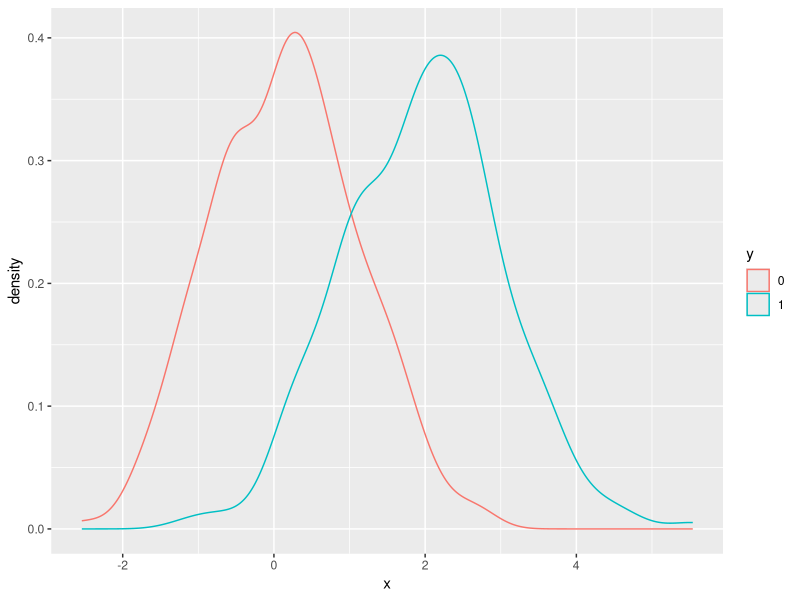

This chart was generated by the following R code: (Note: this script raises an error after producing the figure.)
#Linear regression
rm(list=ls())
library(tidyverse)
library(caret)
set.seed(1)
n <- 100
Sigma <- 9*matrix(c(1.0, 0.5, 0.5, 1.0), 2, 2) #correlation matrix
dat <- MASS::mvrnorm(n = 100, c(69, 69), Sigma) %>%
  data.frame() %>% setNames(c("x", "y"))

#Q1 We will build 100 linear models using the data above and calculate the mean and standard deviation 
#of the combined models. First, set the seed to 1. Within a replicate loop, (1) partition the dataset 
#into test and training sets of equal size using dat$y to generate your indices, (2) train a linear model 
#predicting y from x, (3) generate predictions on the test set, and (4) calculate the RMSE of that model. 
#Then, report the mean and standard deviation of the RMSEs from all 100 models.

B<- 100
set.seed(1)
res <- replicate(B, {
  test_index <- createDataPartition(dat$y, times=1, p=0.5, list=FALSE)
  test <- dat[test_index,]
  train <- dat[-test_index,]
  fit<- lm(data=train, y ~ x)
  y_hat <- predict(fit, test)
  sqrt(mean((y_hat - test$y)^2))
})

mean(res)
sd(res)

#Q2 Now we will repeat the exercise above but using larger datasets. Write a function that takes a size n, 
#then (1) builds a dataset using the code provided in Q1 but with n observations instead of 100 and without 
#the set.seed(1), (2) runs the replicate loop that you wrote to answer Q1, which builds 100 linear models 
#and returns a vector of RMSEs, and (3) calculates the mean and standard deviation. Set the seed to 1 and 
#then use sapply or map to apply this function to n <- c(100, 500, 1000, 5000, 10000).

set.seed(1)
n <- c(100, 500, 1000, 5000, 10000)
B <- 100
res <- sapply(n, function(n){
  Sigma <- 9*matrix(c(1.0, 0.5, 0.5, 1.0), 2, 2)
  dat <- MASS::mvrnorm(n, c(69, 69), Sigma) %>%
    data.frame() %>% setNames(c("x", "y"))
  rmse <- replicate(B, {
    test_index <- createDataPartition(dat$y, times = 1, p = 0.5, list = FALSE)
    train_set <- dat %>% slice(-test_index)
    test_set <- dat %>% slice(test_index)
    fit <- lm(y ~ x, data = train_set)
    y_hat <- predict(fit, newdata = test_set)
    sqrt(mean((y_hat-test_set$y)^2))
  })
  c(avg = mean(rmse), sd = sd(rmse))
})

res

#Q4 Now repeat the exercise from Q1, this time making the correlation between x and y larger.

set.seed(1)
n <- 100
Sigma <- 9*matrix(c(1.0, 0.95, 0.95, 1.0), 2, 2)
dat <- MASS::mvrnorm(n = 100, c(69, 69), Sigma) %>%
  data.frame() %>% setNames(c("x", "y"))

B<- 100
set.seed(1)
res <- replicate(B, {
  test_index <- createDataPartition(dat$y, times=1, p=0.5, list=FALSE)
  test <- dat[test_index,]
  train <- dat[-test_index,]
  fit<- lm(data=train, y ~ x)
  y_hat <- predict(fit, test)
  sqrt(mean((y_hat - test$y)^2))
})

mean(res)
sd(res)

#Q6: Note that y is correlated with both x_1 and x_2 but the two predictors are independent of each other, as seen by cor(dat).
#Set the seed to 1, then use the caret package to partition into a test and training set of equal size. Compare the RMSE when using
#just x_1, just x_2 and both x_1 and x_2. Train a linear model for each. Which of the three models performs the best (has the lowest RMSE)?

set.seed(1)
Sigma <- matrix(c(1.0, 0.75, 0.75, 0.75, 1.0, 0.25, 0.75, 0.25, 1.0), 3, 3)
dat <- MASS::mvrnorm(n = 100, c(0, 0, 0), Sigma) %>%
  data.frame() %>% setNames(c("y", "x_1", "x_2"))

B<- 100
set.seed(1)
test_index <- createDataPartition(dat$y, times=1, p=0.5, list=FALSE)
test <- dat[test_index,]
train <- dat[-test_index,]


fit_1<- lm(data=train, y ~ x_1)
fit_2<- lm(data=train, y ~ x_2)
fit_3<- lm(data=train, y ~ x_1 + x_2)
y_hat_1 <- predict(fit_1, test)
y_hat_2 <- predict(fit_2, test)
y_hat_3 <- predict(fit_3, test)

#x_1
sqrt(mean((y_hat_1 - test$y)^2))

#x_2
sqrt(mean((y_hat_2 - test$y)^2))

#x_3
sqrt(mean((y_hat_3 - test$y)^2))

#Q7: Report the lowest RMSE of the three models tested in Q6.
#x_3
sqrt(mean((y_hat_3 - test$y)^2))

#Q8: Repeat the exercise from q6 but now create an example in which x_1 and x_2 are highly correlated.
set.seed(1)
Sigma <- matrix(c(1.0, 0.75, 0.75, 0.75, 1.0, 0.95, 0.75, 0.95, 1.0), 3, 3)
dat <- MASS::mvrnorm(n = 100, c(0, 0, 0), Sigma) %>%
  data.frame() %>% setNames(c("y", "x_1", "x_2"))

B<- 100
set.seed(1)
test_index <- createDataPartition(dat$y, times=1, p=0.5, list=FALSE)
test <- dat[test_index,]
train <- dat[-test_index,]


fit_1<- lm(data=train, y ~ x_1)
fit_2<- lm(data=train, y ~ x_2)
fit_3<- lm(data=train, y ~ x_1 + x_2)
y_hat_1 <- predict(fit_1, test)
y_hat_2 <- predict(fit_2, test)
y_hat_3 <- predict(fit_3, test)

#x_1
sqrt(mean((y_hat_1 - test$y)^2))

#x_2
sqrt(mean((y_hat_2 - test$y)^2))

#x_3
sqrt(mean((y_hat_3 - test$y)^2)) #Adding extra predictors can improve RMSE substantially, but not when 
#the added predictors are highly correlated with other predictors. 

#---------------------------logistic regression-------------------------
#Q1:

set.seed(2)
make_data <- function(n = 1000, p = 0.5, 
                      mu_0 = 0, mu_1 = 2, 
                      sigma_0 = 1,  sigma_1 = 1){
  
  y <- rbinom(n, 1, p) #we use a binomial distribution to create a random list of 1s and 0s
  f_0 <- rnorm(n, mu_0, sigma_0) #we create a random sample with mean 0 and sigma 1
  f_1 <- rnorm(n, mu_1, sigma_1) #we create a random sample with mean 1 and sigman 1
  x <- ifelse(y == 1, f_1, f_0)
  
  test_index <- createDataPartition(y, times = 1, p = 0.5, list = FALSE)
  
  list(train = data.frame(x = x, y = as.factor(y)) %>% slice(-test_index),
       test = data.frame(x = x, y = as.factor(y)) %>% slice(test_index))
}
dat <- make_data()

#Note that we have defined a variable x that is predictive of a binary outcome y

dat$train %>% ggplot(aes(x, color = y)) + geom_density()

#Set the seed to 1, then use the make_data function defined above to generate 25 different datasets 
#with mu_1 <- seq(0, 3, len=25). Perform logistic regression on each of the 25 different datasets 
#(predict 1 if p>0.5) and plot accuracy (res in the figures) vs mu_1 (delta in the figures).”

#Which is the correct plot?

delta <- seq(0, 3, len=25)

calculate_accuracy <- function(delta) {
  dat <- make_data(mu_1=delta)
  glm <- dat$train %>% glm(y ~ x, data=., family = "binomial")
  p_hat_logit <- predict(glm, newdata = dat$test, type = "response")
  y_hat_logit <- ifelse(p_hat_logit > 0.5, 1, 0) %>% factor()
  y <- dat$test$y
  mean(y_hat_logit==y)
}

set.seed(1)
res<- sapply(delta,calculate_accuracy)

data.frame(delta=delta,res=res) %>% ggplot(aes(x=delta,y=res)) + geom_point()
